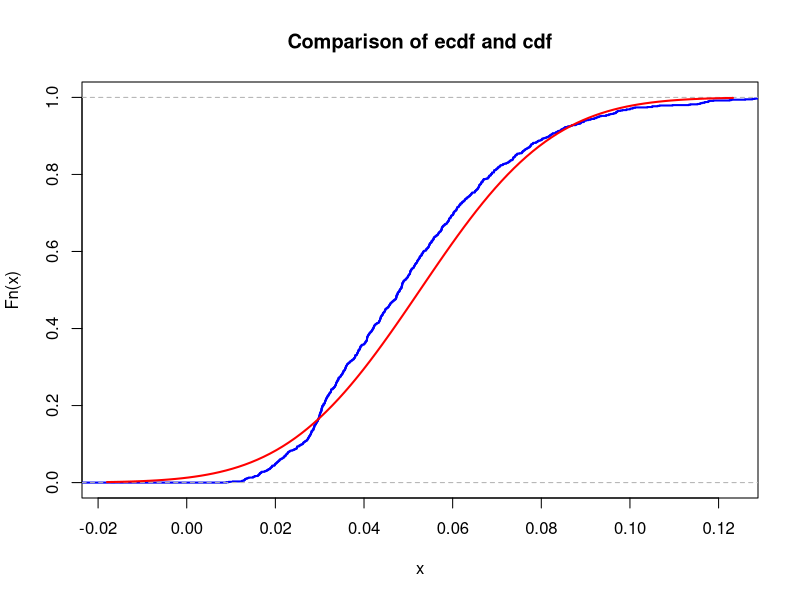

The R script that drew this image:
## ---- chunk 1
set.seed(09)
nu1 <- 19
K <- 1e3
n <- 5
sample_means <- colMeans(matrix(rexp(n*K, rate = nu1), nrow=n))
## ---- chunk 2
mu <- 1/nu1     # the expectation of approx. is the same as expectation of r.v., e.g. 1/lambda for exponential distribution, as per CLT
sigma <- 1/(sqrt(n)*nu1)    # the variance depends on the number of r.v., as per CLT
## ---- chunk 3
xlims <- c(mu-3*sigma,mu+3*sigma)
Fs <- ecdf(sample_means)
plot(Fs, 
     xlim = xlims, 
     col = "blue",
     lwd = 2,
     main = "Comparison of ecdf and cdf")
curve(pnorm(x, mean = mu, sd = sigma), col = "red", lwd = 2, add = TRUE)
## ---- chunk 4
x <- seq(-1,1,by=.001)
Fs <- ecdf(sample_means)
max(abs(Fs(x)-pnorm(x, mean = mu, sd = sigma)))

sample_means <- colMeans(matrix(rexp(10*K, rate = nu1), nrow=10))
Fs <- ecdf(sample_means)
max(abs(Fs(x)-pnorm(x, mean = mu, sd = mu/sqrt(10))))

sample_means <- colMeans(matrix(rexp(50*K, rate = nu1), nrow=50))
Fs <- ecdf(sample_means)
max(abs(Fs(x)-pnorm(x, mean = mu, sd = mu/sqrt(50))))

## ---- chunk 5
    vals <- rexp(100, rate=5*19)
    sum(vals)
## ---- chunk 6
    K = 10000
    sample_sums <- rowSums(matrix(rexp(100*K, rate = 5*19), nrow=K))
## ---- chunk 7
    ecdf_sums <- ecdf(sample_sums)
    1 - ecdf_sums(1)
## ---- chunk 8
    sample_sums <- rowSums(matrix(rexp(100*K, rate = 4*19), nrow=K))
    ecdf_sums <- ecdf(sample_sums)
    1 - ecdf_sums(1)    
